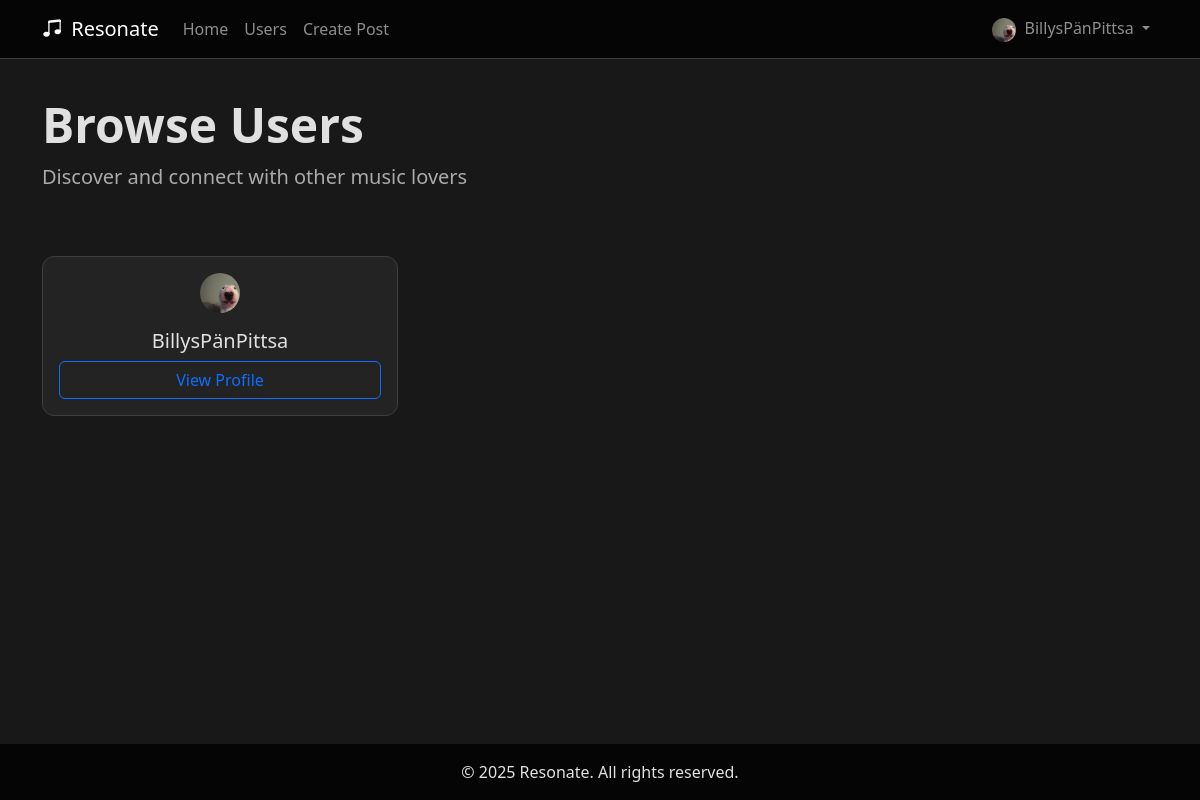
Screenshot of /users (signed in) with the database file from the repository.
### app.py (models this page shows, shortened)
class User(UserMixin, db.Model):
    __tablename__ = 'users'
    userId = db.Column(db.String(36), primary_key=True, default=lambda: str(uuid.uuid4()))
    username = db.Column(db.String(80), nullable=False)
    email = db.Column(db.String(120), unique=True, nullable=False)
    password = db.Column(db.String(128))
    profilePicture = db.Column(db.String, nullable=True, default='default.jpg')
    favoriteGenres = db.Column(db.String, nullable=True)
    createdAt = db.Column(db.DateTime, default=datetime.utcnow)
    spotify_access_token = db.Column(db.String(255), nullable=True)
    spotify_refresh_token = db.Column(db.String(255), nullable=True)
    spotify_user_id = db.Column(db.String(255), nullable=True)
    spotify_token_expiry = db.Column(db.DateTime, nullable=True)
    bio = db.Column(db.Text, nullable=True)
    sotd_title = db.Column(db.String(200), nullable=True)
    sotd_artist = db.Column(db.String(200), nullable=True)
    song_picture = db.Column(db.String(200), nullable=True)
    favorite_songs = db.Column(db.String, nullable=True)
    followed = db.relationship(
        'User',
        secondary=followers,
        primaryjoin=(followers.c.follower_id == userId),
        secondaryjoin=(followers.c.followed_id == userId),
        backref=db.backref('followers', lazy='dynamic'),
        lazy='dynamic'
    )

### app.py (the view)
@app.route('/users')
def users():
    users = User.query.all()
    return render_template('users.html', users=users)

### app.py (called while the page is built)
@login_manager.user_loader
def load_user(user_id):
    return db.session.get(User, user_id)

### templates/users.html (shortened to what this page needs)
{% extends "base.html" %}
{% block content %}
<div class="container mt-5">
    <div class="row">
        <div class="col-md-12 mb-5">
            <h1 class="display-5 fw-bold">Browse Users</h1>
            <p class="lead text-muted">Discover and connect with other music lovers</p>
        </div>
    </div>
    <div class="row">
        {% for user in users %}
        <div class="col-md-4 mb-4">
            <div class="card h-100">
                <div class="card-body text-center">
                    <div class="mb-3" style="display: flex; justify-content: center;">
                        <img src="{{ url_for('static', filename='profile_pics/' + user.profilePicture) }}"
                            class="profile-pic-small"
                            alt="{{ user.username }}'s profile picture">
                    </div>
                    <h5 class="card-title">{{ user.username }}</h5>
                    <div class="d-grid gap-2">
                        <a href="{{ url_for('profile', username=user.username) }}" class="btn btn-outline-primary">View Profile</a>
                    </div>
                </div>
            </div>
        </div>
        {% endfor %}
    </div>
</div>
{% endblock %}

### templates/base.html (shortened to what this page needs)
<!DOCTYPE html>
<html lang="en">
<head>
    <link href="https://cdn.jsdelivr.net/npm/bootstrap@5.2.3/dist/css/bootstrap.min.css" rel="stylesheet">
    <link rel="stylesheet" href="https://cdn.jsdelivr.net/npm/bootstrap-icons@1.10.3/font/bootstrap-icons.css">
</head>
<body>
    <nav class="navbar navbar-expand-lg navbar-dark bg-primary fixed-top">
        <div class="container">
            <a class="navbar-brand" href="{{ url_for('index') }}">
                <i class="bi bi-music-note-beamed me-1"></i> Resonate
            </a>
            <div class="collapse navbar-collapse" id="navbarNav">
                <ul class="navbar-nav me-auto">
                    <li class="nav-item">
                        <a class="nav-link" href="{{ url_for('index') }}">Home</a>
                    </li>
                    <li class="nav-item">
                        <a class="nav-link" href="{{ url_for('users') }}">Users</a>
                    </li>
                    {% if current_user.is_authenticated %}
                    <li class="nav-item">
                        <a class="nav-link" href="{{ url_for('create_post') }}">Create Post</a>
                    </li>
                    {% endif %}
                </ul>
                <ul class="navbar-nav ms-auto">
                    {% if current_user.is_authenticated %}
                    <li class="nav-item dropdown">
                        <a class="nav-link dropdown-toggle" href="#" role="button" data-bs-toggle="dropdown">
                            <img src="{{ url_for('static', filename='profile_pics/' + current_user.profilePicture) }}"
                                 class="rounded-circle me-1" style="width: 24px; height: 24px; object-fit: cover;">
                            {{ current_user.username }}
                        </a>
                    </li>
                    {% endif %}
                </ul>
            </div>
        </div>
    </nav>
    <main class="py-5">
        {% block content %}{% endblock %}
    </main>
    <footer class="footer text-center">
        <div class="container">
            <p class="mb-0">&copy; 2025 Resonate. All rights reserved.</p>
        </div>
    </footer>
</body>
</html>

### templates/base.html (style rules this page uses)
:root { --bg-primary: #181818; --bg-secondary: #232323; --bg-tertiary: #333333; --accent-primary: #6a4fbb; --accent-secondary: #a45dff; --accent-tertiary: #c4a8d6; --text-primary: #e0e0e0; --text-secondary: #aaaaaa; --text-muted: #888888; --border-color: #3f3f3f; --glow-effect: 0 0 8px rgba(164, 93, 255, 0.7), 0 0 16px rgba(164, 93, 255, 0.4); }
html, body { height: 100%; margin: 0; background-color: var(--bg-primary); color: var(--text-primary); }
body { display: flex; flex-direction: column; }
.profile-pic-small { width: 40px; height: 40px; object-fit: cover; border-radius: 50%; }
main { flex: 1 0 auto; padding-top: 80px; }
.navbar { background-color: #050505 !important; border-bottom: 1px solid var(--border-color); }
.card { background-color: var(--bg-secondary); border: 1px solid var(--border-color); border-radius: 12px; }
h1, h2, h3, h4, h5, h6, p { color: var(--text-primary); }
a { color: var(--accent-primary); }
.text-muted { color: var(--text-secondary) !important; }
.footer { flex-shrink: 0; background-color: #050505 !important; color: var(--text-secondary); width: 100%; padding: 1rem 0; }

### rows the page displays
User: profilePicture (picture), username "BillysPänPittsa"
